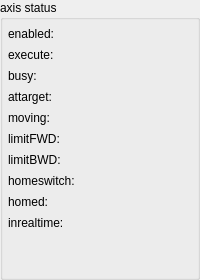
    <widget class="QGroupBox" name="groupBox_4">
     <property name="minimumSize">
      <size>
       <width>100</width>
       <height>0</height>
      </size>
     </property>
     <property name="title">
      <string>axis status</string>
     </property>
     <layout class="QGridLayout" name="gridLayout_9">
      <property name="margin">
       <number>5</number>
      </property>
      <property name="spacing">
       <number>3</number>
      </property>
      <item row="0" column="0">
       <widget class="caLabel" name="calabel_52">
        <property name="minimumSize">
         <size>
          <width>69</width>
          <height>18</height>
         </size>
        </property>
        <property name="text">
         <string>enabled:</string>
        </property>
       </widget>
      </item>
      <item row="0" column="1">
       <widget class="caLed" name="caled_26">
        <property name="rectangular">
         <bool>true</bool>
        </property>
        <property name="gradientEnabled">
         <bool>false</bool>
        </property>
        <property name="ledWidth">
         <number>12</number>
        </property>
        <property name="ledHeight">
         <number>12</number>
        </property>
        <property name="channel" stdset="0">
         <string notr="true">$(SYS):$(Axis)-EnaCmd-RB</string>
        </property>
        <property name="falseColor">
         <color>
          <red>160</red>
          <green>160</green>
          <blue>160</blue>
         </color>
        </property>
        <property name="trueColor">
         <color>
          <red>0</red>
          <green>85</green>
          <blue>0</blue>
         </color>
        </property>
       </widget>
      </item>
      <item row="1" column="0">
       <widget class="caLabel" name="calabel_56">
        <property name="minimumSize">
         <size>
          <width>69</width>
          <height>18</height>
         </size>
        </property>
        <property name="text">
         <string>execute:</string>
        </property>
       </widget>
      </item>
      <item row="1" column="1">
       <widget class="caLed" name="caled_24">
        <property name="rectangular">
         <bool>true</bool>
        </property>
        <property name="gradientEnabled">
         <bool>false</bool>
        </property>
        <property name="ledWidth">
         <number>12</number>
        </property>
        <property name="ledHeight">
         <number>12</number>
        </property>
        <property name="channel" stdset="0">
         <string notr="true">$(SYS):$(Axis)-ExeCmd-RB</string>
        </property>
        <property name="falseColor">
         <color>
          <red>160</red>
          <green>160</green>
          <blue>160</blue>
         </color>
        </property>
        <property name="trueColor">
         <color>
          <red>0</red>
          <green>0</green>
          <blue>127</blue>
         </color>
        </property>
       </widget>
      </item>
      <item row="2" column="0">
       <widget class="caLabel" name="calabel_54">
        <property name="minimumSize">
         <size>
          <width>69</width>
          <height>18</height>
         </size>
        </property>
        <property name="text">
         <string>busy:</string>
        </property>
       </widget>
      </item>
      <item row="2" column="1">
       <widget class="caLed" name="caled_25">
        <property name="rectangular">
         <bool>true</bool>
        </property>
        <property name="gradientEnabled">
         <bool>false</bool>
        </property>
        <property name="ledWidth">
         <number>12</number>
        </property>
        <property name="ledHeight">
         <number>12</number>
        </property>
        <property name="channel" stdset="0">
         <string notr="true">$(SYS):$(Axis)-Busy</string>
        </property>
        <property name="falseColor">
         <color>
          <red>0</red>
          <green>85</green>
          <blue>0</blue>
         </color>
        </property>
        <property name="trueColor">
         <color>
          <red>170</red>
          <green>0</green>
          <blue>0</blue>
         </color>
        </property>
       </widget>
      </item>
      <item row="3" column="0">
       <widget class="caLabel" name="calabel_51">
        <property name="minimumSize">
         <size>
          <width>69</width>
          <height>18</height>
         </size>
        </property>
        <property name="text">
         <string>attarget:</string>
        </property>
       </widget>
      </item>
      <item row="3" column="1">
       <widget class="caLed" name="caled_29">
        <property name="rectangular">
         <bool>true</bool>
        </property>
        <property name="gradientEnabled">
         <bool>false</bool>
        </property>
        <property name="ledWidth">
         <number>12</number>
        </property>
        <property name="ledHeight">
         <number>12</number>
        </property>
        <property name="channel" stdset="0">
         <string notr="true">$(SYS):$(Axis)-AtTarget</string>
        </property>
        <property name="falseColor">
         <color>
          <red>160</red>
          <green>160</green>
          <blue>160</blue>
         </color>
        </property>
        <property name="trueColor">
         <color>
          <red>0</red>
          <green>85</green>
          <blue>0</blue>
         </color>
        </property>
       </widget>
      </item>
      <item row="4" column="0">
       <widget class="caLabel" name="calabel_53">
        <property name="minimumSize">
         <size>
          <width>69</width>
          <height>18</height>
         </size>
        </property>
        <property name="text">
         <string>moving:</string>
        </property>
       </widget>
      </item>
      <item row="4" column="1">
       <widget class="caLed" name="caled_33">
        <property name="rectangular">
         <bool>true</bool>
        </property>
        <property name="gradientEnabled">
         <bool>false</bool>
        </property>
        <property name="ledWidth">
         <number>12</number>
        </property>
        <property name="ledHeight">
         <number>12</number>
        </property>
        <property name="channel" stdset="0">
         <string notr="true">$(SYS):$(Axis)-Moving</string>
        </property>
        <property name="falseColor">
         <color>
          <red>160</red>
          <green>160</green>
          <blue>160</blue>
         </color>
        </property>
        <property name="trueColor">
         <color>
          <red>0</red>
          <green>0</green>
          <blue>127</blue>
         </color>
        </property>
       </widget>
      </item>
      <item row="5" column="0">
       <widget class="caLabel" name="calabel_48">
        <property name="minimumSize">
         <size>
          <width>69</width>
          <height>18</height>
         </size>
        </property>
        <property name="text">
         <string>limitFWD:</string>
        </property>
       </widget>
      </item>
      <item row="5" column="1">
       <widget class="caLed" name="caled_32">
        <property name="rectangular">
         <bool>true</bool>
        </property>
        <property name="gradientEnabled">
         <bool>false</bool>
        </property>
        <property name="ledWidth">
         <number>12</number>
        </property>
        <property name="ledHeight">
         <number>12</number>
        </property>
        <property name="channel" stdset="0">
         <string notr="true">$(SYS):$(Axis)-LimFwd</string>
        </property>
        <property name="falseColor">
         <color>
          <red>255</red>
          <green>85</green>
          <blue>0</blue>
         </color>
        </property>
        <property name="trueColor">
         <color>
          <red>0</red>
          <green>85</green>
          <blue>0</blue>
         </color>
        </property>
       </widget>
      </item>
      <item row="6" column="0">
       <widget class="caLabel" name="calabel_49">
        <property name="minimumSize">
         <size>
          <width>69</width>
          <height>18</height>
         </size>
        </property>
        <property name="text">
         <string>limitBWD:</string>
        </property>
       </widget>
      </item>
      <item row="6" column="1">
       <widget class="caLed" name="caled_27">
        <property name="rectangular">
         <bool>true</bool>
        </property>
        <property name="gradientEnabled">
         <bool>false</bool>
        </property>
        <property name="ledWidth">
         <number>12</number>
        </property>
        <property name="ledHeight">
         <number>12</number>
        </property>
        <property name="channel" stdset="0">
         <string notr="true">$(SYS):$(Axis)-LimBwd</string>
        </property>
        <property name="falseColor">
         <color>
          <red>255</red>
          <green>85</green>
          <blue>0</blue>
         </color>
        </property>
        <property name="trueColor">
         <color>
          <red>0</red>
          <green>85</green>
          <blue>0</blue>
         </color>
        </property>
       </widget>
      </item>
      <item row="7" column="0">
       <widget class="caLabel" name="calabel_55">
        <property name="minimumSize">
         <size>
          <width>69</width>
          <height>18</height>
         </size>
        </property>
        <property name="text">
         <string>homeswitch:</string>
        </property>
       </widget>
      </item>
      <item row="7" column="1">
       <widget class="caLed" name="caled_30">
        <property name="rectangular">
         <bool>true</bool>
        </property>
        <property name="gradientEnabled">
         <bool>false</bool>
        </property>
        <property name="ledWidth">
         <number>12</number>
        </property>
        <property name="ledHeight">
         <number>12</number>
        </property>
        <property name="channel" stdset="0">
         <string notr="true">$(SYS):$(Axis)-HomeSwitch</string>
        </property>
        <property name="falseColor">
         <color>
          <red>0</red>
          <green>0</green>
          <blue>127</blue>
         </color>
        </property>
        <property name="trueColor">
         <color>
          <red>0</red>
          <green>85</green>
          <blue>0</blue>
         </color>
        </property>
       </widget>
      </item>
      <item row="8" column="0">
       <widget class="caLabel" name="calabel_47">
        <property name="minimumSize">
         <size>
          <width>69</width>
          <height>18</height>
         </size>
        </property>
        <property name="text">
         <string>homed:</string>
        </property>
       </widget>
      </item>
      <item row="8" column="1">
       <widget class="caLed" name="caled_31">
        <property name="rectangular">
         <bool>true</bool>
        </property>
        <property name="gradientEnabled">
         <bool>false</bool>
        </property>
        <property name="ledWidth">
         <number>12</number>
        </property>
        <property name="ledHeight">
         <number>12</number>
        </property>
        <property name="channel" stdset="0">
         <string notr="true">$(SYS):$(Axis)-Homed</string>
        </property>
        <property name="falseColor">
         <color>
          <red>160</red>
          <green>160</green>
          <blue>160</blue>
         </color>
        </property>
        <property name="trueColor">
         <color>
          <red>0</red>
          <green>85</green>
          <blue>0</blue>
         </color>
        </property>
       </widget>
      </item>
      <item row="9" column="0">
       <widget class="caLabel" name="calabel_50">
        <property name="minimumSize">
         <size>
          <width>69</width>
          <height>18</height>
         </size>
        </property>
        <property name="text">
         <string>inrealtime:</string>
        </property>
       </widget>
      </item>
      <item row="9" column="1">
       <widget class="caLed" name="caled_28">
        <property name="rectangular">
         <bool>true</bool>
        </property>
        <property name="gradientEnabled">
         <bool>false</bool>
        </property>
        <property name="ledWidth">
         <number>12</number>
        </property>
        <property name="ledHeight">
         <number>12</number>
        </property>
        <property name="channel" stdset="0">
         <string notr="true">$(SYS):$(Axis)-InRT</string>
        </property>
        <property name="falseColor">
         <color>
          <red>160</red>
          <green>160</green>
          <blue>160</blue>
         </color>
        </property>
        <property name="trueColor">
         <color>
          <red>0</red>
          <green>85</green>
          <blue>0</blue>
         </color>
        </property>
       </widget>
      </item>
      <item row="10" column="0">
       <spacer name="verticalSpacer_4">
        <property name="orientation">
         <enum>Qt::Vertical</enum>
        </property>
        <property name="sizeHint" stdset="0">
         <size>
          <width>20</width>
          <height>40</height>
         </size>
        </property>
       </spacer>
      </item>
     </layout>
    </widget>
